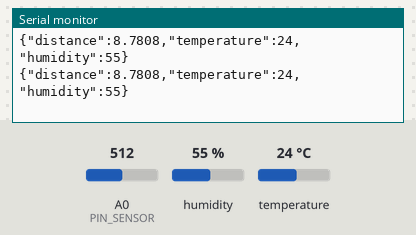
This sketch was run on a simulated Arduino Uno, built with avr-gcc and run on an emulated ATmega328P. Parts: the last lines printed to the serial monitor. The inputs (shaded band) are chosen by the test bench; at power-on: humidity 55 %, A0 (PIN_SENSOR) = 512, temperature 24 °C.

Above: at 1.8 s.
1.9 s: humidity set to 22 %
At 2.6 s:
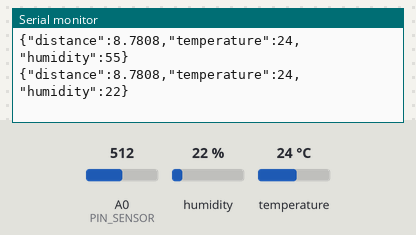
3.4 s: A0 (PIN_SENSOR) set to 716
At 4.7 s:
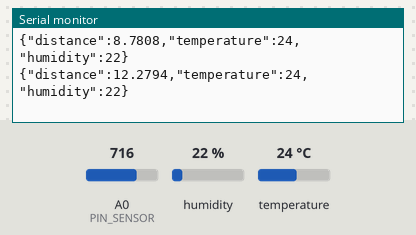
4.9 s: temperature set to 12 °C
At 5.8 s:
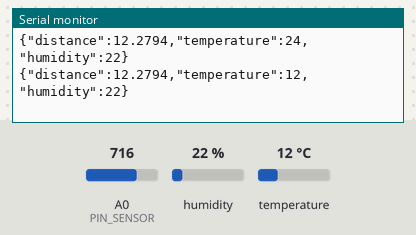
6.4 s: A0 (PIN_SENSOR) set to 900
At 7.7 s:
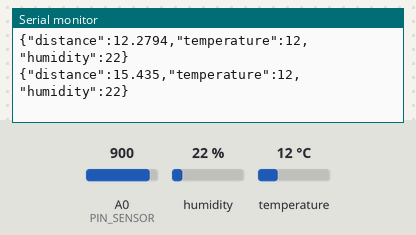
7.9 s: humidity set to 40 %
At 8.9 s:
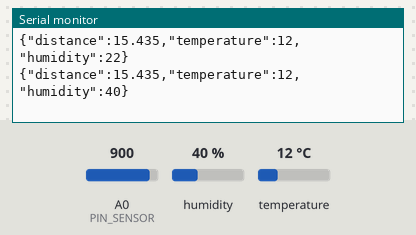
Timing chart, 0 to 10.4 s (numbered marks = the images above; inputs shaded):
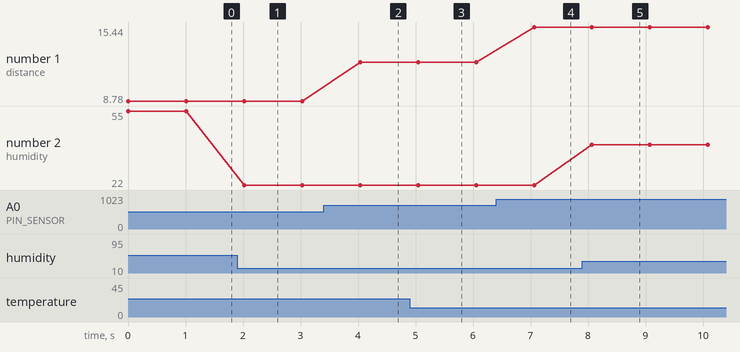

Measured:
- after the input at 1.9 s, the serial monitor: prints a new line after 0.12 s (image 1)
- after the input at 3.4 s, the serial monitor: prints a new line after 0.64 s (image 2)
- after the input at 4.9 s, the serial monitor: prints a new line after 0.15 s (image 3)
- after the input at 6.4 s, the serial monitor: prints a new line after 0.66 s (image 4)
- after the input at 7.9 s, the serial monitor: prints a new line after 0.17 s (image 5)
- plotted number 1: 8.78 → 12.28 after the input at 3.4 s, 12.28 → 15.44 after the input at 6.4 s
- plotted number 2: 55 → 22 after the input at 1.9 s, 22 → 40 after the input at 7.9 s

The sketch:

arduino_code.ino
```cpp
#include <Adafruit_Sensor.h>
#include <DHT.h>
#include <DHT_U.h>
#include <ArduinoJson.h>

#define DHTPIN 2     // Digital pin connected to the DHT sensor
#define DHTTYPE    DHT11     // DHT 11 sensor

const int PIN_SENSOR = A0; // Pin pre pripojenie snímača MH 3326
float distance = 0.0; // Premenná pre uchovanie vzdialenosti

DHT_Unified dht(DHTPIN, DHTTYPE);

void setup() {
  Serial.begin(9600); // Inicializácia sériovej komunikácie
  dht.begin();
}

void loop() {

  // Čítanie analógového signálu z pinu snímača
  int sensorValue = analogRead(PIN_SENSOR);

  // Výpočet vzdialenosti na základe času potrebného na odrážanie laserového impulzu
  float time = sensorValue / 1000000.0; // Prevod na sekundy
  distance = time * 17150.0; // Vzorec pre vzdialenosť

  // Vytvorenie JSON objektu
  StaticJsonDocument<100> jsonDoc;
  jsonDoc["distance"] = distance;

  sensors_event_t event;
  dht.temperature().getEvent(&event);
  if (isnan(event.temperature)) {
    jsonDoc["temperature"] = "Error";
  }
  else {
    jsonDoc["temperature"] = event.temperature;
  }

  // Get humidity event and print its value.
  dht.humidity().getEvent(&event);
  if (isnan(event.relative_humidity)) {
    jsonDoc["humidity"] = "Error";
  }
  else {
    jsonDoc["humidity"] = event.relative_humidity;
  }

  // Konvertovanie JSON objektu na reťazec
  String jsonString;
  serializeJson(jsonDoc, jsonString);

  // Výpis meraných hodnôt do sériovej konzoly v JSON formáte
  Serial.println(jsonString);

  delay(1000); // Čakanie pred ďalším čítaním snímača
}
```
